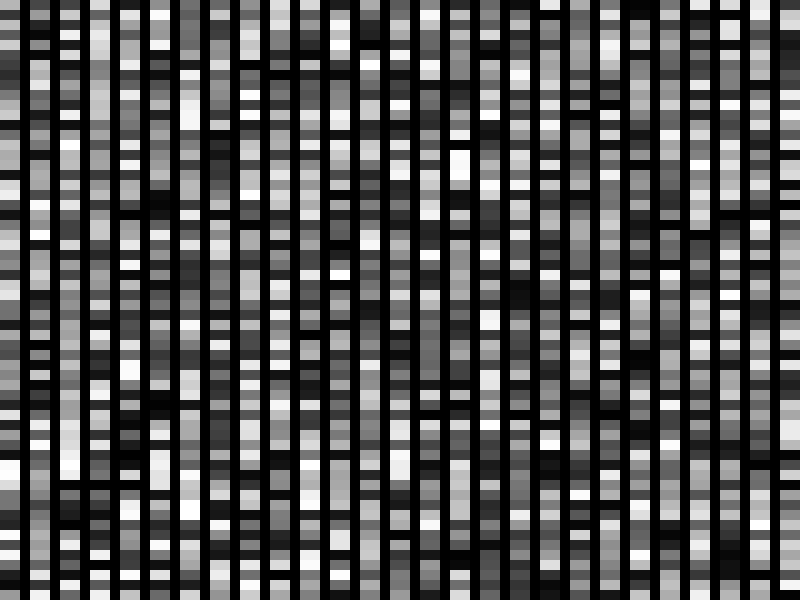
Frame 1 (no input)
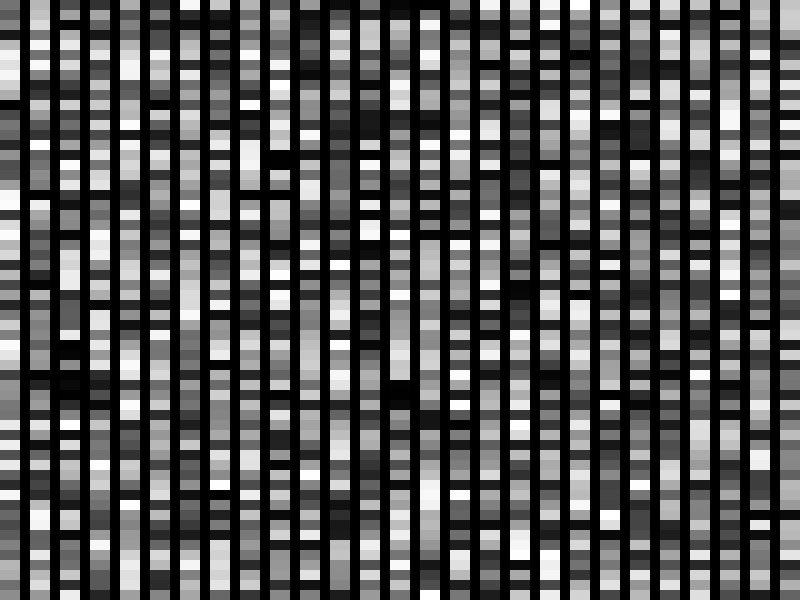
Frame 60 (no input)
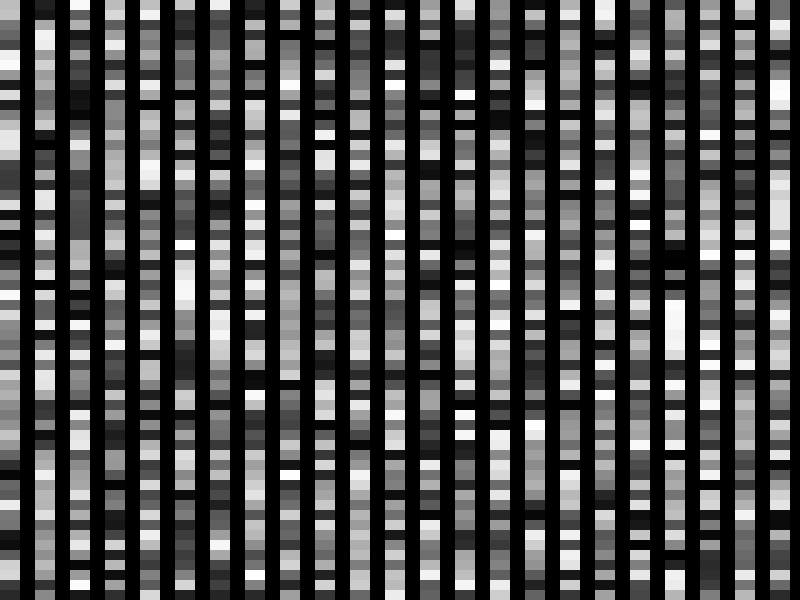
Frame 120 (the mouse pressed at the canvas centre since frame 60)

The p5.js sketch that drew these frames (run headless with seeded random() and noise() and a simulated clock; from frame 60 on, the mouse is pressed at the canvas centre):

// p5.js sketch
// ── sketch.js
let x = 0;
let y = 0;
let spacingX = 30;
let spacingY = 10;

function setup() {
createCanvas(displayWidth, displayHeight)
frameRate(60);
}

function draw() {
  
  background(0);
  for (x = 0; x <= width; x += spacingX) {
    for (y = 0; y <= height; y += spacingY) {
      noFill();
      noStroke();
      //stroke(random(255,0));
      //strokeWeight(5);
      //rect(x, y, 200, 200);
      fill(random(255,0),);
      //rect(x + 25, y + 25, 25, 25);
      rect(x, y, 20, 50);
    }
}
}
function mousePressed() {
spacingX = spacingX+5;
frameRate(30)
}
